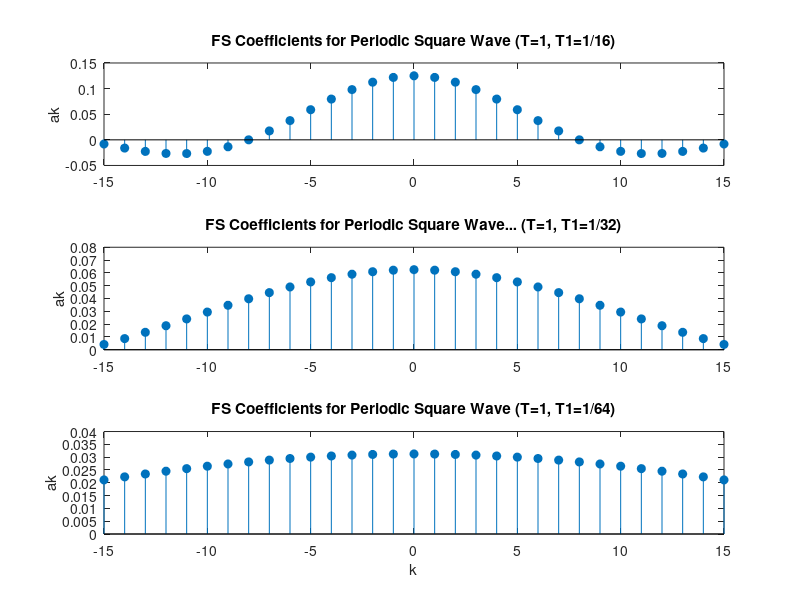

Reproduce this figure in MATLAB.
clc
clear all
close all
k = -15:15; 
T = 1; 
T1 = 1/16; %duty cycle of square wave
ak1 = sin(k*2*pi*(T1/T))./(k*pi); 
ak1(16) = 2*T1/T;
figure;
subplot(3,1,1);
stem(k,ak1,'filled');
ylabel('ak');
title('FS Coefficients for Periodic Square Wave (T=1, T1=1/16)');
T1 = 1/32;
ak2 = sin(k*2*pi*(T1/T))./(k*pi);
ak2(16) = 2*T1/T; % Manual correction for a0 ?> ak2(16)
subplot(3,1,2);
stem(k,ak2,'filled');
ylabel('ak');
title('FS Coefficients for Periodic Square Wave... (T=1, T1=1/32)');
T1 = 1/64;
ak3 = sin(k*2*pi*(T1/T))./(k*pi);
ak3(16) = 2*T1/T; 
subplot(3,1,3);
stem(k,ak3,'filled');
xlabel('k');
ylabel('ak');
title('FS Coefficients for Periodic Square Wave (T=1, T1=1/64)')
